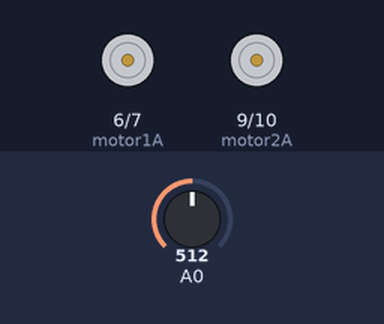
This sketch was run on a simulated Arduino Uno, built with avr-gcc and run on an emulated ATmega328P. Shown: motor-driver pin pairs drawn as motors (green arrow = first pin HIGH = forward, orange = second pin HIGH = backward, longer = more drive). The test bench sets the inputs (shaded band); at power-on: A0 = 512.

Above: at 1.2 s.
1.3 s: A0 set to 12
2.8 s: A0 set to 9
At 4.0 s:
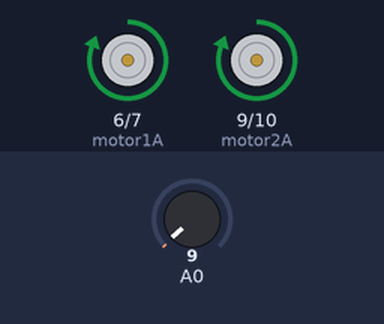
At 7.1 s:
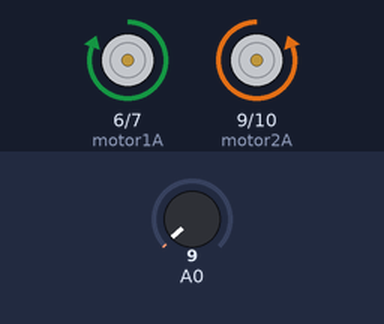
8.3 s: A0 set to 122
11.3 s: A0 set to 0
At 14.4 s:
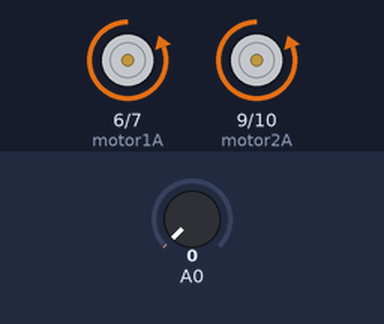
Timing chart, 0 to 15.3 s (numbered marks = the images above; inputs shaded):
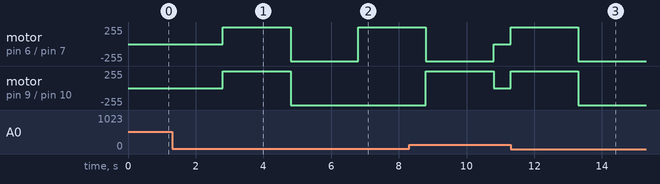

Measured:
- the behaviour switches between 11 and 10 on A0 (found by bisection; images 0 and 1)
- after the input at 1.3 s, every drawn part: stays the same
- after the input at 2.8 s, motor on pin 6 (motor1A) / pin 7 (motor1B): stopped → forward 255/255 at once, → backward 255/255 2.0 s later, → forward 255/255 2.0 s later; motor on pin 9 (motor2A) / pin 10 (motor2B): stopped → forward 255/255 at once, → backward 255/255 2.0 s later
- after the input at 11.3 s, motor on pin 6 (motor1A) / pin 7 (motor1B), motor on pin 9 (motor2A) / pin 10 (motor2B): stopped → forward 255/255 at once, → backward 255/255 2.0 s later

The sketch:

Roomba_Roamer.ino
```cpp
/*****************************************
Robotics-Roomba Roamer controls 2 wheel robot
Demonstrates the Roomba doing a demo

The sequence of commands:
 f=forward
 b=back up
 r=right
 l=left
 s=stop

Written by Bob Davis January 2014
****************************************/

char INBYTE;
int motor1A =6;
int motor1B =7;
int motor2A =9;
int motor2B =10;

void setup() {
  Serial.begin(9600);
  pinMode(motor1A, OUTPUT);
  pinMode(motor1B, OUTPUT);
  pinMode(motor2A, OUTPUT);
  pinMode(motor2B, OUTPUT);
}

void loop() {
// read next available byte
//  INBYTE = Serial.read();

// Wait for tail switch to start demo
  while (analogRead(A0) > 10){}

// Run straight forward
  digitalWrite(motor1A, HIGH);
  digitalWrite (motor1B, LOW);
  digitalWrite(motor2A, HIGH);
  digitalWrite (motor2B, LOW);
  delay(2000);
// Run Backwards
  digitalWrite(motor1A, LOW);
  digitalWrite (motor1B, HIGH);
  digitalWrite(motor2A, LOW);
  digitalWrite (motor2B, HIGH);
  delay(2000);
// Turn right
  digitalWrite(motor1A, HIGH);
  digitalWrite (motor1B, LOW);
  digitalWrite(motor2A, LOW);
  digitalWrite (motor2B, HIGH);
  delay(2000);
// Turn left
  digitalWrite(motor1A, LOW);
  digitalWrite (motor1B, HIGH);
  digitalWrite(motor2A, HIGH);
  digitalWrite (motor2B, LOW);
  delay(2000);
// Stop all motors
  digitalWrite(motor1A, HIGH);
  digitalWrite (motor1B, HIGH);
  digitalWrite(motor2A, HIGH);
  digitalWrite (motor2B, HIGH);
}
```
